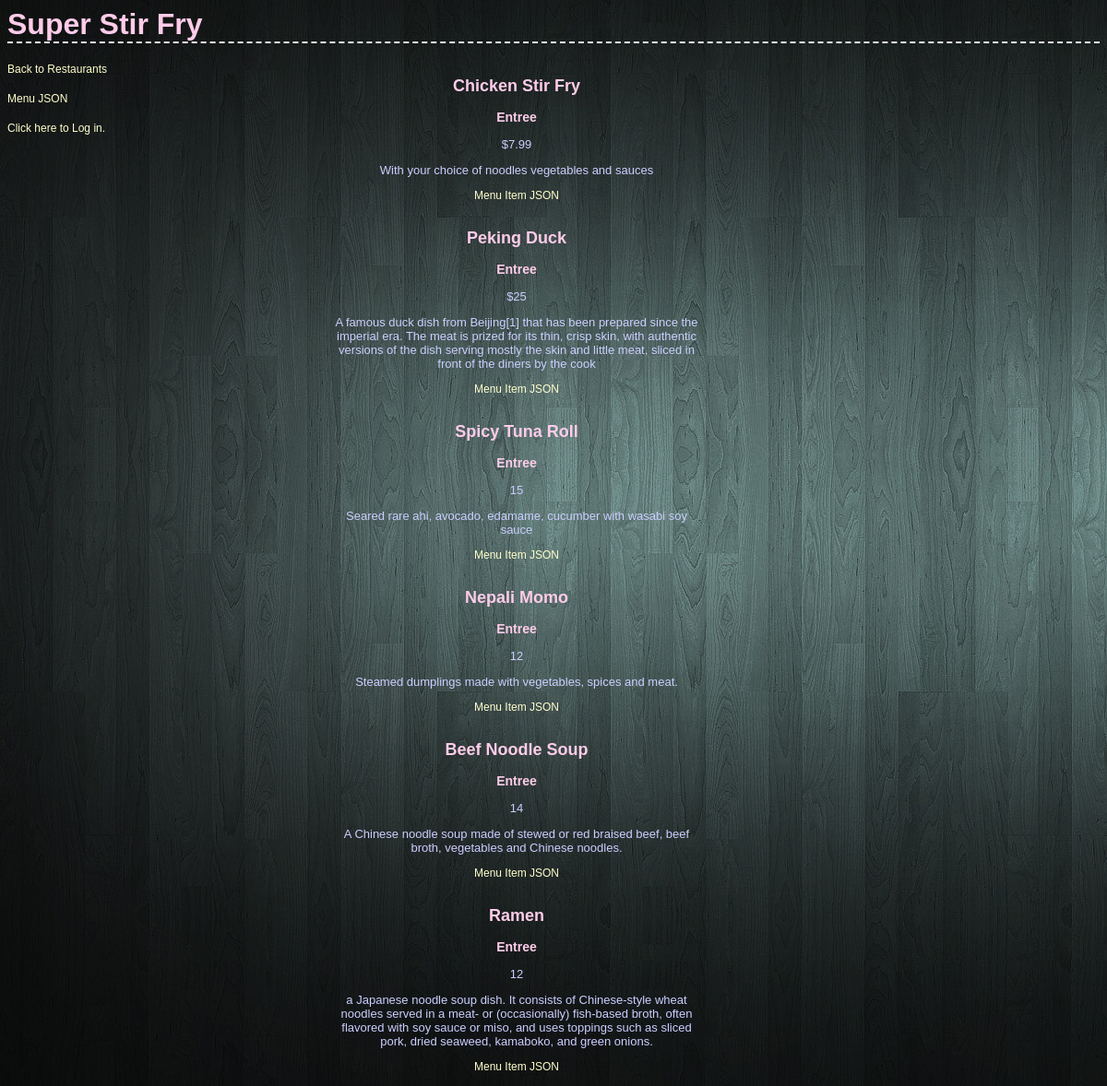
Page /restaurant/2/menu on the committed database.
### database_setup.py (models this page shows, shortened)
class Restaurant(Base):
	__tablename__ = 'restaurant'
	name = Column(String(80), nullable = False)
	id = Column(Integer, primary_key = True)
	user_id = Column(Integer, ForeignKey('user.id'))
	user = relationship(User)

class MenuItem(Base):
	__tablename__ = 'menu_item'
	name = Column(String(80), nullable = False)
	id = Column(Integer, primary_key = True)
	course = Column(String(250))
	description = Column(String(250))
	price = Column(String(8))
	restaurant_id = Column(Integer, ForeignKey('restaurant.id'))
	restaurant = relationship(Restaurant)
	user_id = Column(Integer, ForeignKey('user.id'))
	user = relationship(User)

### finalproject.py (the view)
@app.route('/restaurant/<int:restaurant_id>')
@app.route('/restaurant/<int:restaurant_id>/menu')
def showMenu(restaurant_id):
	restaurant = session.query(Restaurant).filter_by(id=restaurant_id).one()
	creator = getUserInfo(restaurant.user_id)
	items = session.query(MenuItem).filter_by(restaurant_id = restaurant_id).all()
	if 'username' not in login_session or creator.id != login_session['user_id']:
		return render_template('publicmenu.html', restaurant=restaurant, items=items, creator=creator)
	else:
		return render_template('menu.html', restaurant = restaurant, items = items, creator=creator)

### finalproject.py (called while the page is built)
def getUserInfo(user_id):
	user = session.query(User).filter_by(id = user_id).one()
	return user

### templates/publicmenu.html (shortened to what this page needs)
<html>
<head>
	<link rel='stylesheet' type='text/css' href="{{ url_for('static', filename='styles.css') }}">
	</head>
	<body>
		<h1>{{ restaurant.name }}</h1>
		<div class='left'>
		<a href='{{ url_for('showRestaurants') }}'>Back to Restaurants</a><br><br>
		<a href= '{{ url_for('menuJSON', restaurant_id = restaurant.id) }}' target='_blank'>Menu JSON</a><br><br>
		{%if 'username' not in session%}
		<a href='{{url_for('showLogin')}}'>Click here to Log in.</a>
		{% else %}
		<a href='{{url_for('disconnect')}}'>Disconnect</a>
		{% endif %}
</div>
 <div class='menuPane'>
		{% if items %}
		{% for i in items %}
<div class='menu'>
		<span><h2>{{i.name}}</h2></span>
		<span><h3>{{i.course}}</h3></span>
		<span><p class='menuInfo'>{{i.price}} </p></span>
		<span><p class='menuInfo'>{{i.description}}</p></span>
	<a href='{{ url_for('menuItemJSON', restaurant_id=restaurant.id, menu_id=i.id) }}' target='_blank' class='menuLink'>Menu Item JSON</a><br><br>
		{% endfor %}
	</div>
		{% else %}
		<h2>Uh oh, there's no menu items for {{ restaurant.name }}</h2>
		{% endif %}
</div>
	</body>
</html>

### static/styles.css (style rules this page uses)
body { font-family: sans-serif; background-image: url('bg1.jpg'); background-color: #000000; }
h1, h2, h3, h4 { color: #FFCCE9; font-family:"Trebuchet MS", Arial, Helvetica, sans-serif; }
h1 { border-bottom: 2px dashed #eee; }
a { text-decoration: none; color:#FFFFCC; font-size: .75em; }
.left { float:left; left:5px; }
.menuPane { left:30%; position: absolute; width:400px; -webkit-column-count: 3; -moz-column-count: 3; column-count: 3; }
.menu { color:#FFFFCC; font-size:12px; text-align: center; position: absolute; width:100%; }
.menuInfo { color:#CCCFFF; font-size:13px; }
.menuLink { font-size:12px; }

### rows in the picture
Restaurant: name "Super Stir Fry"
MenuItem: name "Chicken Stir Fry", course "Entree", price "$7.99", description "With your choice of noodles vegetables and sauces"
MenuItem: name "Peking Duck", course "Entree", price "$25", description "A famous duck dish from Beijing[1] that has been prepared since the imperial era. The meat is prized for its thin, crisp skin, with authentic versions of the dish serving mostly the skin and little meat, sliced in front of the diners by the cook"
MenuItem: name "Spicy Tuna Roll", course "Entree", price "15", description "Seared rare ahi, avocado, edamame, cucumber with wasabi soy sauce"
MenuItem: name "Nepali Momo", course "Entree", price "12", description "Steamed dumplings made with vegetables, spices and meat."
MenuItem: name "Beef Noodle Soup", course "Entree", price "14", description "A Chinese noodle soup made of stewed or red braised beef, beef broth, vegetables and Chinese noodles."
MenuItem: name "Ramen", course "Entree", price "12", description "a Japanese noodle soup dish. It consists of Chinese-style wheat noodles served in a meat- or (occasionally) fish-based broth, often flavored with soy sauce or miso, and uses toppings such as sliced pork, dried seaweed, kamaboko, and green onions."
